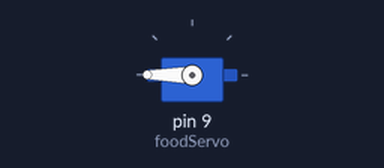
Bench run of a sketch on a simulated Arduino Uno, built with avr-gcc and run on an emulated ATmega328P. On the bench: servo.

Above: at 0.05 s.
At 8.7 s:
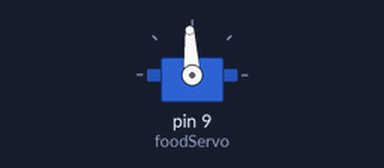
Timing chart, 0 to 11.3 s (numbered marks = the images above):
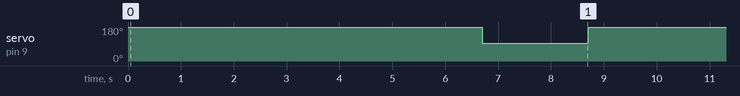

Measured:
- by itself, servo on pin 9 (foodServo): alternates 180° for 6.7 s and 93° for 2.0 s

The sketch:

Servo.ino
```cpp
#include <Servo.h>

Servo foodServo;

int pos = 0;    // variable to store the servo position

void setup() {
  foodServo.attach(9);  // attaches the servo on pin 9 to the servo object
}


void loop() {
  foodServo.writeMicroseconds(3000); //Turn servo counter clockwise
  delay(6700); //For two seconds
  foodServo.writeMicroseconds(1500); //Stop servo from turning
  delay(2000);
}
```
